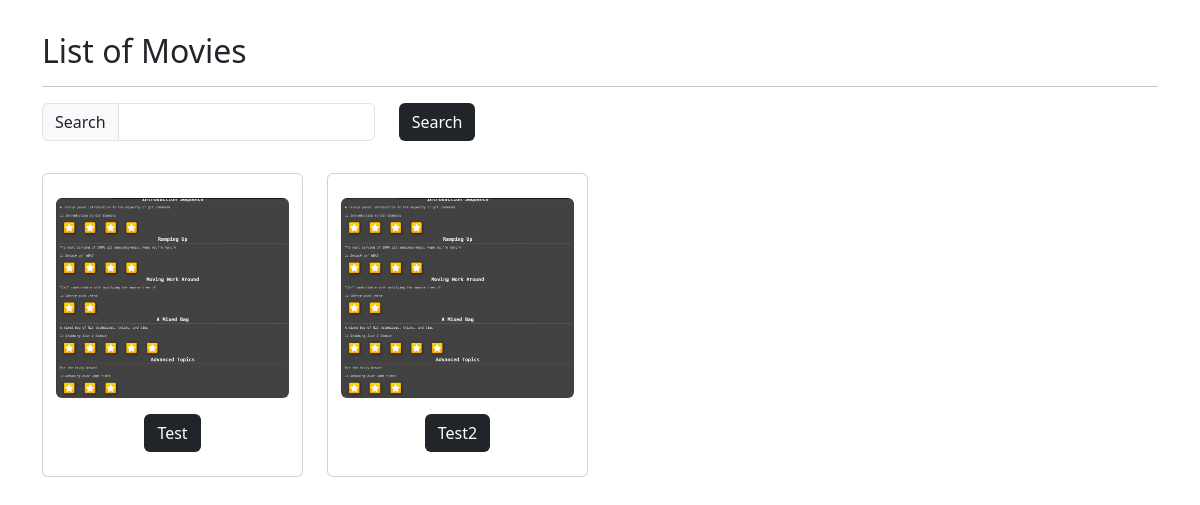
The page /movies/ on the database as committed earlier.
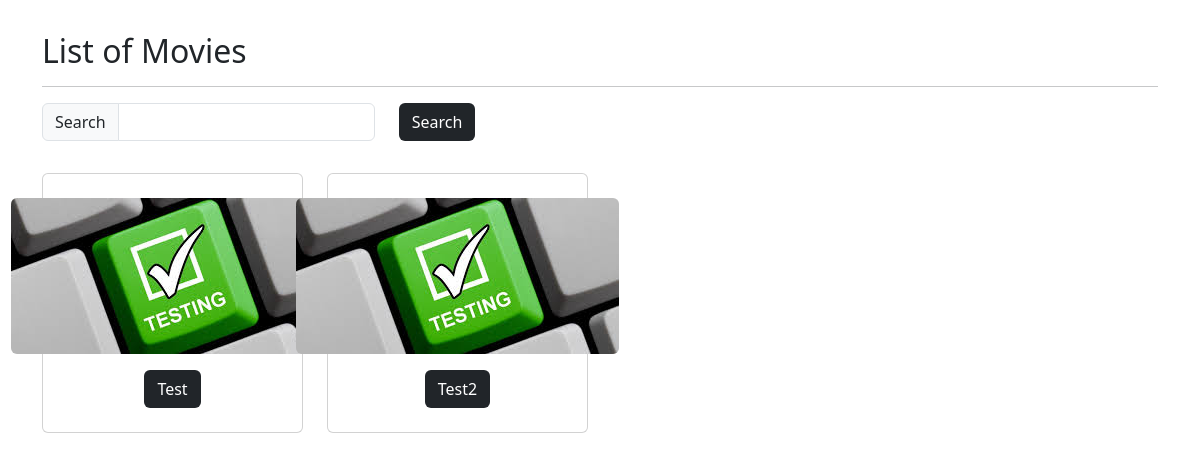
The same page on the database as committed later.
### movies/models.py (models this page shows, shortened)
class Movie(models.Model):
    id = models.AutoField(primary_key=True)
    name = models.CharField(max_length=255, default="")
    price = models.IntegerField()
    description = models.TextField()
    image = models.ImageField(upload_to='movie_images/')

### movies/views.py (the view)
# urls.py: path('', views.index, name='movies.index'),
def index(request):
    template_data = {}
    search_term = request.GET.get('search')
    if search_term:
        movies =Movie.objects.filter(name__icontains=search_term)
    else:
        movies = Movie.objects.all()
    template_data['title'] = 'Movies'
    template_data['movies'] = movies
    return render(request, 'movies/index.html',
                  {'template_data': template_data})

### movies/templates/movies/index.html
{% extends 'base.html' %}
{% block content %}
{% load static %}
<div class="p-3">
  <div class="container">
    <div class="row mt-3">
      <div class="col mx-auto mb-3">
        <h2>List of Movies</h2>
        <hr />
          <p class="card-text">
          <form method="GET">
            <div class="row">
              <div class="col-auto">
                <div class="input-group col-auto">
                  <div class="input-group-text">
                    Search</div>
                  <input type="text" class="form-control"
                    name="search">
                </div>
              </div>
              <div class="col-auto">
                <button class="btn bg-dark text-white"
                  type="submit">Search</button>
              </div>
            </div>
          </form>
        </p>
      </div>
    </div>
    <div class="row">
      {% for movie in template_data.movies %}
      <div class="col-md-4 col-lg-3 mb-2">
        <div class="p-2 card align-items-center pt-4">
          <img src="{{ movie.image.url }}"
            class="card-img-top rounded img-card-200">
          <div class="card-body text-center">
              <a href="{% url 'movies.show' id=movie.id %}"
                class="btn bg-dark text-white">
                  {{ movie.name }}
              </a>
          </div>
        </div>
      </div>
      {% endfor %}
    </div>
  </div>
</div>
{% endblock content %}

### gt_movies_store/templates/base.html (shortened to what this page needs)
<!DOCTYPE html>
<html>
  {% load static %}
  <head>
    <link
      href="https://cdn.jsdelivr.net/npm/bootstrap@5.3.3/dist/css/bootstrap.min.css"
      rel="stylesheet"
    />
    <link
      rel="stylesheet"
      href="https://cdnjs.cloudflare.com/ajax/libs/font-awesome/6.1.1/css/all.min.css"
    />
    <link
      rel="stylesheet"
      type="text/css"
      href="{% static 'css/style.css' %}"
    />
  </head>
  <body>
    <div>{% block content %} {% endblock content %}</div>
  </body>
</html>

### gt_movies_store/static/css/style.css (style rules this page uses)
.img-card-200 { width: fit-content; max-height: 200px; }

Rows that differ between the two databases and show on the page:
changed Movie "Test": image: a different picture
changed Movie "Test2": image: a different picture
